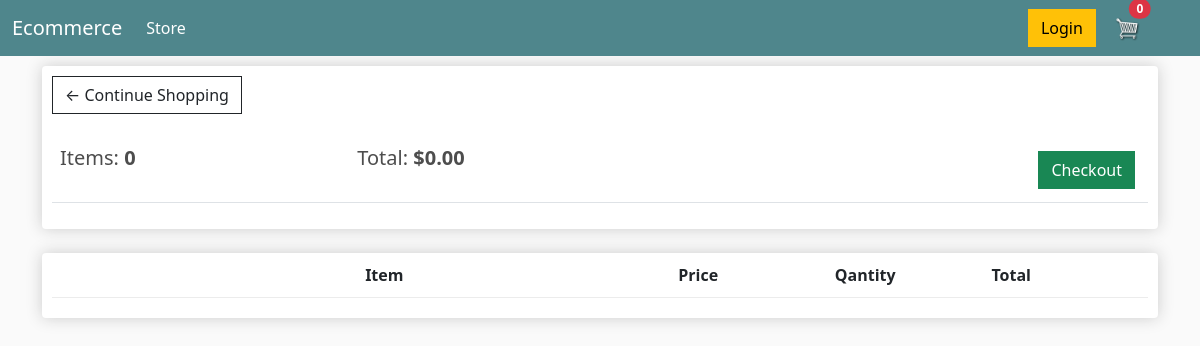
The page /cart/ (signed in) on the database as committed earlier.
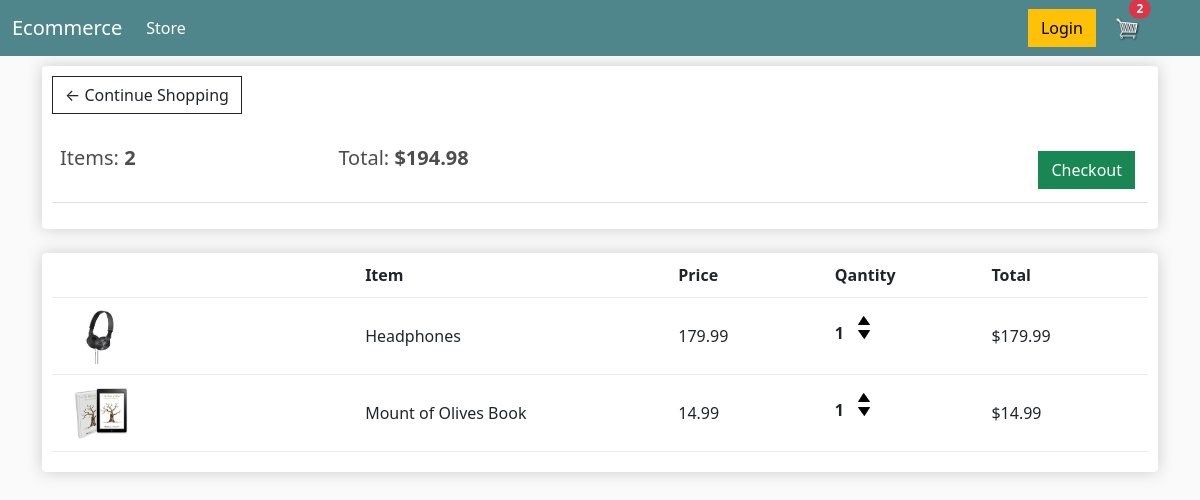
The same page on the database as committed later.
### store/models.py (models this page shows, shortened)
class Order(models.Model):
    customer = models.ForeignKey(Customer, on_delete=models.SET_NULL, null=True, blank=True)
    date_ordered = models.DateTimeField(auto_now_add=True)
    complete = models.BooleanField(default=False)
    transaction_id = models.CharField(max_length=100, null=True)
    @property
    def get_cart_total(self):
        orderitems = self.orderitem_set.all()
        total = sum([item.get_total for item in orderitems])
        return total
    @property
    def get_cart_items(self):
        orderitems = self.orderitem_set.all()
        total = sum([item.quantity for item in orderitems])
        return total

class OrderItem(models.Model):
    product = models.ForeignKey(Product, on_delete=models.SET_NULL, null=True)
    order = models.ForeignKey(Order, on_delete=models.SET_NULL, null=True)
    quantity = models.IntegerField(default=0, null=True, blank=True)
    date_added = models.DateTimeField(auto_now_add=True)
    @property
    def get_total(self):
        total = self.product.price * self.quantity
        return total

class Product(models.Model):
    name = models.CharField(max_length=200)
    price = models.DecimalField(max_digits=7, decimal_places=2)
    digital = models.BooleanField(default=False, null=True, blank=True)
    image = models.ImageField(null=True, blank =True)
    @property
    def imageURL(self):
        try:
            url = self.image.url
        except:
            url = " "
        return url

### store/views.py (the view, shortened to what this page needs)
# urls.py: path("cart/", views.cart, name="cart"),
def cart(request):
    if request.user.is_authenticated:
        customer = request.user.customer
        order, created = Order.objects.get_or_create(customer=customer, complete=False)
        items = order.orderitem_set.all()
        cartItems = order.get_cart_items
    context = {
        "items":items,
        'order':order,
        "cartItems":cartItems
    }
    return render(request, 'store/cart.html', context)

### store/templates/store/cart.html
{% extends 'store/main.html' %}
{% load static %}
{% block content %}
<div class="row">
    <div class="col-lg-12">
        <div class="box-element">
            <a href="{% url 'store' %}" class="btn btn-outline-dark">&#x2190; Continue Shopping</a>
            <br>
            <br>
            <table class="table">
                <tr>
                    <th><h5>Items: <strong>{{order.get_cart_items}}</strong></h5></th>
                    <th><h5>Total: <strong>${{order.get_cart_total|floatformat:2}}</strong></h5></th>
                    <th>
                        <a style="float: right; margin:5px;" class="btn btn-success" href="{% url 'checkout' %}">Checkout</a>
                    </th>
                </tr>
            </table>
        </div>
        <br>
        <div class="box-element">
            <div class="cart-row">
                <div style="flex: 2;"></div>
                <div style="flex: 2;"><strong>Item</strong></div>
                <div style="flex: 1;"><strong>Price</strong></div>
                <div style="flex: 1;"><strong>Qantity</strong></div>
                <div style="flex: 1;"><strong>Total</strong></div>
            </div>
            {% for item in items  %}
            <div class="cart-row align-items-center">
                <div style="flex: 2;">
                    <img class="row-image" src="{{item.product.imageURL}}" alt="">
                </div>
                <div style="flex: 2;">{{item.product.name}}</div>
                <div style="flex: 1;">{{item.product.price|floatformat:2}}</div>
                <div style="flex: 1;">
                    <p class="quantity">{{item.quantity}}</p>
                    <div class="quantity">
                        <img data-product="{{item.product.id}}" data-action="add" class="chg-quantity update-cart" src="{% static  'images/arrow-up.png' %}">
                        <img data-product="{{item.product.id}}" data-action="remove"  class="chg-quantity update-cart" src="{% static  'images/arrow-down.png' %}">
                    </div>
                </div>
                <div style="flex: 1;">${{item.get_total}}</div>
            </div>
            {% endfor %}
        </div>
    </div>
</div>
{% endblock content %}

### store/templates/store/main.html (shortened to what this page needs)
<!doctype html>
{% load static %}
<html lang="en">
  <head>
    <link href="https://cdn.jsdelivr.net/npm/bootstrap@5.2.0/dist/css/bootstrap.min.css" rel="stylesheet">
    <link rel="stylesheet" href="{% static 'css/main.css' %}">
  </head>
  <body>
        <nav class="navbar navbar-expand-lg bg-dark navbar-dark">
            <div class="container-fluid">
              <a class="navbar-brand" href="{% url 'store' %}">Ecommerce</a>
              <div class="collapse navbar-collapse" id="navbarSupportedContent">
                <ul class="navbar-nav me-auto mb-2 mb-lg-0">
                  <li class="nav-item">
                    <a class="nav-link active" aria-current="page" href="{% url 'store' %}">Store</a>
                  </li>
                </ul>
                <div class="form-inline my-2 my-lg-0 me-5 position-relative">
                    <a href="#"class="btn btn-warning">Login</a>
                    <a href="{% url 'cart' %}">
                       <img  id="cart-icon" src="{% static 'images/cart.png' %}" style="width:25px;">
                   </a>
                   <span class="position-absolute top-0 start-100 translate-middle badge rounded-pill bg-danger">
                    {{cartItems}}
                  </span>
               </div>
              </div>
            </div>
        </nav>
    <div class="container">
        {% block content %}
        {% endblock content %}
    </div>
  </body>
</html>

### static/css/main.css (style rules this page uses)
body { background-color: hsl(0, 0%, 98%); }
h1,h2,h3,h4,h5,h6 { color:hsl(0, 0%, 30%); }
.box-element { box-shadow:hsl(0, 0%, 80%) 0 0 16px; background-color: #fff; border-radius: 4px; padding: 10px; }
.bg-dark { background-color: #4f868c!important; }
#cart-icon { width:25px !important; display: inline-block; margin-left: 15px; }
.col-lg-4, .col-lg-6, .col-lg-8, .col-lg-12 { margin-top: 10px; }
.btn { border-radius: 0; }
.row-image { width: 100px; }
.cart-row { display: flex; align-items: flex-stretch; padding-bottom: 10px; margin-bottom: 10px; border-bottom: 1px solid #ececec; }
.quantity { display: inline-block; font-weight: 700; padding-right:10px; }
.chg-quantity { width: 12px; cursor: pointer; display: block; margin-top: 5px; transition:.1s; }

Rows that differ between the two databases and show on the page:
computed for Order: get_cart_items "0" → "2"; get_cart_total "0.00" → "194.98"
added OrderItem: product.imageURL (picture), product.name "Headphones", product.price "179.99", quantity "1", get_total "179.99"
added OrderItem: product.imageURL (picture), product.name "Mount of Olives Book", product.price "14.99", quantity "1", get_total "14.99"
Other text that changed with them:
{{ cartItems }}: "0" → "2"
